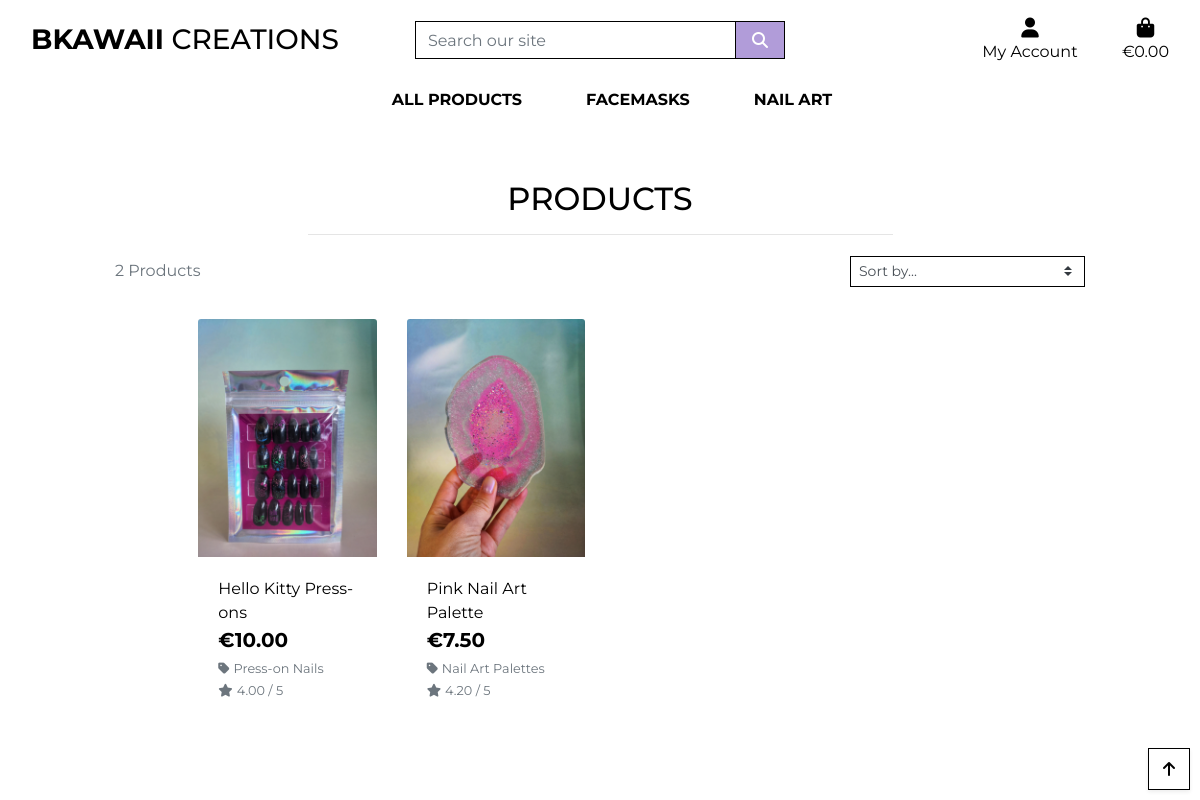
Screenshot of /products/ with the database file from the repository.
### products/models.py (models this page shows, shortened)
class Product(models.Model):
    category = models.ForeignKey('Category', null=True, blank=True, on_delete=models.SET_NULL)
    sku = models.CharField(max_length=200, null=True, blank=True)
    name = models.CharField(max_length=200)
    description = models.TextField()
    price = models.DecimalField(max_digits=6, decimal_places=2)
    rating = models.DecimalField(max_digits=6, decimal_places=2, null=True, blank=True)
    image_url = models.URLField(max_length=1024, null=True, blank=True)
    image = models.ImageField(null=True, blank=True)

class Category(models.Model):
    class Meta:
        verbose_name_plural = 'Categories'
    name = models.CharField(max_length=200)
    friendly_name = models.CharField(max_length=200, null=True, blank=True)

### products/views.py (the view, shortened to what this page needs)
# urls.py: path('', views.all_products, name='products'),
def all_products(request):
    products = Product.objects.all()
    query = None
    categories = None
    sort = None
    direction = None
    current_sorting = f'{sort}_{direction}'
    context = {
        'products': products,
        'search_term': query,
        'current_categories': categories,
        'current_sorting': current_sorting,
    }
    return render(request, 'products/products.html', context)

### bag/contexts.py (called while the page is built, shortened)
def bag_contents(request):
    bag_items = []
    total = 0
    product_count = 0
    bag = request.session.get('bag', {})
    if total < settings.FREE_DELIVERY_THRESHOLD:
        delivery = total * Decimal(settings.STANDARD_DELIVERY_PERCENTAGE / 100)
        free_delivery_delta = settings.FREE_DELIVERY_THRESHOLD - total
    else:
        delivery = 0
        free_delivery_delta = 0
    grand_total = delivery + total
    context = {
        'bag_items': bag_items,
        'total': total,
        'product_count': product_count,
        'delivery': delivery,
        'free_delivery_delta': free_delivery_delta,
        'free_delivery_threshold': settings.FREE_DELIVERY_THRESHOLD,
        'grand_total': grand_total,
    }
    return context

### products/templates/products/products.html (shortened to what this page needs)
{% extends "base.html" %}
{% load static %}
{% block page_header %}
    <div class="container header-container">
    </div>
{% endblock %}
{% block content %}
    <div class="overlay"></div>
    <div class="container-fluid">
        <div class="row">
            <div class="col text-center mt-3">
                <h2 class="logo-font">Products</h2>
                <hr class="w-50 mb-1">
            </div>
        </div>
                <div class="row">
            <div class="product-container col-10 offset-1">
                <div class="row mt-1 mb-2">
                    <div class="col-12 col-md-6 my-auto order-md-last d-flex justify-content-center justify-content-md-end">
                        <div class="sort-select-wrapper w-50">
                            <select id="sort-selector" class="custom-select custom-select-sm rounded-0 border border-{% if current_sorting != 'None_None' %}info{% else %}black{% endif %}">
                                <option value="reset" {% if current_sorting == 'None_None' %}selected{% endif %}>Sort by...</option>
                            </select>
                        </div>
                    </div>
                    <div class="col-12 col-md-6 order-md-first">
                        <p class="text-muted mt-3 text-center text-md-left">
                            {{ products|length }} Products{% if search_term %} found for <strong>"{{ search_term }}"</strong>{% endif %}
                        </p>
                    </div>
                </div>
        <div class="row">
            <div class="product-container col-10 offset-1">
                <div class="row">
                    {% for product in products %}
                        <div class="col-sm-6 col-md-6 col-lg-4 col-xl-3">
                            <div class="card h-100 border-0">
                                {% if product.image %}
                                <a href="{% url 'product_detail' product.id %}">
                                    <img class="card-img-top img-fluid" src="{{ product.image.url }}" alt="{{ product.name }}">
                                </a>
                                {% else %}
                                <a href="{% url 'product_detail' product.id %}">
                                    <img class="card-img-top img-fluid" src="{{ MEDIA_URL }}noimage.png" alt="{{ product.name }}">
                                </a>
                                {% endif %}
                                <div class="card-body pb-0">
                                    <p class="mb-0">{{ product.name }}</p>
                                </div>
                                <div class="card-footer bg-white pt-0 border-0 text-left">
                                    <div class="row">
                                        <div class="col">
                                            <p class="lead mb-0 text-left font-weight-bold">€{{ product.price }}</p>
                                            {% if product.category %}
                                            <p class="small mt-1 mb-0">
                                                <a class="text-muted" href="{% url 'products' %}?category={{ product.category.name }}">
                                                    <i class="fas fa-tag mr-1"></i>{{ product.category.friendly_name }}
                                                </a>
                                            </p>
                                            {% endif %}
                                            {% if product.rating %}
                                                <small class="text-muted"><i class="fas fa-star mr-1"></i>{{ product.rating }} / 5</small>
                                            {% else %}
                                                <small class="text-muted">No Rating</small>
                                            {% endif %}
                                        </div>
                                    </div>
                                </div>
                            </div>
                        </div>
                    {% endfor %}
 </div>
            </div>
        </div>
    </div>
    <div class="btt-button shadow-sm rounded-0 border border-black">
        <a class="btt-link d-flex h-100">
            <i class="fas fa-arrow-up text-black mx-auto my-auto"></i>
        </a>
    </div>
{% endblock %}

### templates/base.html (shortened to what this page needs)
{% load static %}
<!doctype html>
<html lang="en">
  <head>
    {% block corecss %}
        <link rel="stylesheet" href="https://stackpath.bootstrapcdn.com/bootstrap/4.5.2/css/bootstrap.min.css">
        <link rel="stylesheet" href="{% static 'css/base.css' %}">
        {% endblock %}
  </head>
  <body>
<header class="container-fluid fixed-top">
<div id="topnav" class="row pt-lg-2 d-none d-lg-flex">
<div class="col-12 col-lg-4 my-auto py-1 py-lg-0 text-center text-lg-left">
<a href="{% url 'home' %}" class="nav-link main-logo-link">
                    <h3 class="logo-font text-black my-0"><strong>BKawaii</strong> Creations</h3>
                </a>
            </div>
            <div class="col-12 col-lg-4 my-auto py-1 py-lg-0">
                <form method="GET" action="{% url 'products' %}">
                    <div class="input-group w-100">
                        <input class="form-control border border-black rounded-0" type="text" name="q" placeholder="Search our site">
                        <div class="input-group-append">
                            <button class="form-control btn btn-black border border-black rounded-0" type="submit">
                                <span class="icon">
                                    <i class="fas fa-search"></i>
                                </span>
                            </button>
                        </div>
                    </div>
                </form>
            </div>
            <div class="col-12 col-lg-4 my-auto py-1 py-lg-0">
                <ul class="list-inline list-unstyled text-center text-lg-right my-0">
                    <li class="list-inline-item dropdown">
                        <a class="text-black nav-link" href="#" id="user-options" data-toggle="dropdown" aria-haspopup="true" aria-expanded="false">
                            <div class="text-center">
                                <div><i class="fas fa-user fa-lg"></i></div>
                                <p class="my-0">My Account</p>
                            </div>
                        </a>
                    </li>
                    <li class="list-inline-item">
                        <a class="{% if grand_total %}text-info font-weight-bold{% else %}text-black{% endif %} nav-link" href="{% url 'view_bag' %}">
                            <div class="text-center">
                                <div><i class="fas fa-shopping-bag fa-lg"></i></div>
                                <p class="my-0">
                                    {% if grand_total %}
                                        €{{ grand_total|floatformat:2 }}
                                    {% else %}
                                        €0.00
                                    {% endif %}
                                </p>
                            </div>
                        </a>
                    </li>
                </ul>
            </div>
        </div>
   <div class="row bg-white">
            <nav class="navbar navbar-expand-lg navbar-light w-100">
                {% include 'includes/main-nav.html' %}
            </nav>
        </div>
    </header>
    {% block page_header %}
    {% endblock %}
    {% block content %}
    {% endblock %}
  </body>
</html>

### templates/includes/main-nav.html (shortened to what this page needs)
<div class="collapse navbar-collapse" id="main-nav">
    <ul class="navbar-nav w-auto mx-auto">
        <li class="nav-item dropdown">
            <a class="logo-font font-weight-bold nav-link text-black mr-5" href="#" id="all-products-link" data-toggle="dropdown" aria-haspopup="true" aria-expanded="false">
                All Products
            </a>
        </li>
        <li class="nav-item dropdown">
            <a class="logo-font font-weight-bold nav-link text-black mr-5" href="#" id="facemasks-link" data-toggle="dropdown" aria-haspopup="true" aria-expanded="false">
                Facemasks
            </a>
        </li>
        <li class="nav-item dropdown">
            <a class="logo-font font-weight-bold nav-link text-black" href="#" id="Nailart-link" data-toggle="dropdown" aria-haspopup="true" aria-expanded="false">
                Nail Art
            </a>
        </li>
    </ul>
</div>

### static/css/base.css (style rules this page uses)
html { height: 100%; }
body { background: white; background-size: cover; height: calc(100vh - 200px); color: black; font-family: 'Montserrat', sans-serif; }
#topnav { background: url('/media/navbar.png'); }
.icon { align-items: center; display: inline-flex; justify-content: center; height: 1.5rem; width: 1.5rem; }
.logo-font { text-transform: uppercase; }
.main-logo-link { width: fit-content; }
.btn-black { background: #b19cd9; color: white; }
.btt-link, .update-link, .remove-item { cursor: pointer; }
.text-black { color: #000 !important; }
.border-black { border: 1px solid black !important; }
.overlay { height: 100%; width: 100%; top: 0; left: 0; position: fixed; background: white; z-index: -1; }
.btt-button { height: 42px; width: 42px; position: fixed; bottom: 10px; right: 10px; }
.btt-link { cursor: pointer; }
@media (min-width: 1200px) { .container { max-width: 80%; } }
@media (min-width: 992px) { .header-container { padding-top: 164px; } }

### rows the page displays
Product: image (picture), name "Hello Kitty Press-ons", price "10.00", category.friendly_name "Press-on Nails", rating "4.00"
Product: image (picture), name "Pink Nail Art Palette", price "7.50", category.friendly_name "Nail Art Palettes", rating "4.20"

### other values shown
{{ products|length }} "2"
